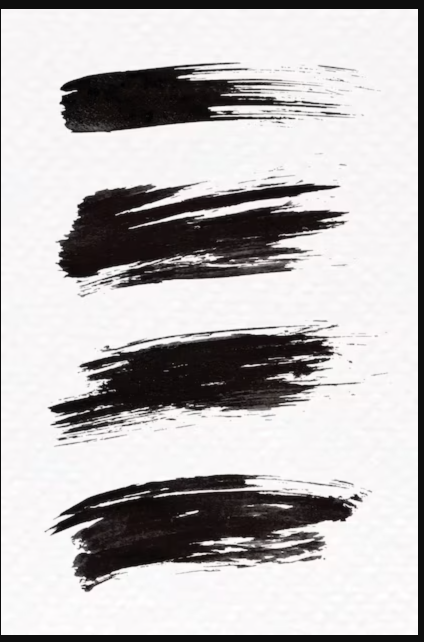
#> input picture tests/reference/ref_drybrush.png, 848 x 1284 px, found by its file name (shown at 1/2 size)
$ python metrics.py   (older library calls are emulated)
#> lines starting #> are read from the running program, lines starting #| are printed output that depends on the picture; after the words box and inside, x2 and y2 are one past the last pixel; in counts of white or black regions, pixels touching at a corner belong together
import numpy as np,cv2,json,sys,glob,os
from PIL import Image
def load_ref(path='/workspace/ref_drybrush.png'):
#> called with path = '/workspace/ref_drybrush.png'
    im=np.array(Image.open(path).convert('L')).astype(np.float32)
    im=im[14:-14,3:-14] # crop dark frame
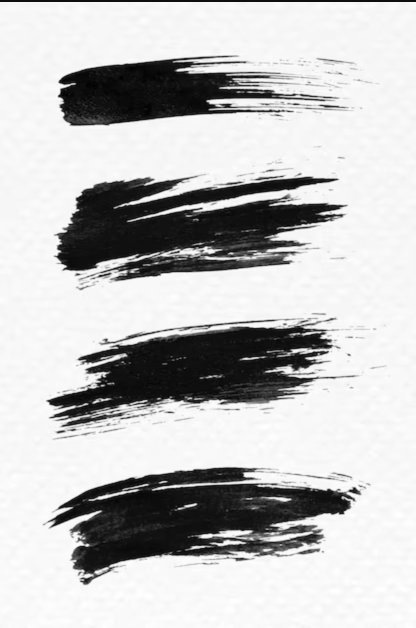
#> im: shape (1256, 831) float32 (shown at 1/2 size); min 0, max 255, mean 192.4
    paper=cv2.dilate(im,np.ones((81,81),np.uint8)); paper=cv2.GaussianBlur(paper,(0,0),20)
#> after `paper = cv2.dilate(im, np.ones((81, 81), np.uint8))`:
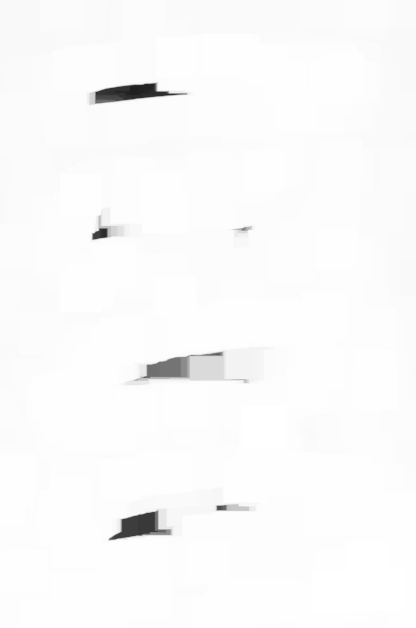
#> paper: shape (1256, 831) float32 (shown at 1/2 size); min 31, max 255, mean 250.5
#> after `paper = cv2.GaussianBlur(paper, (0, 0), 20)`:
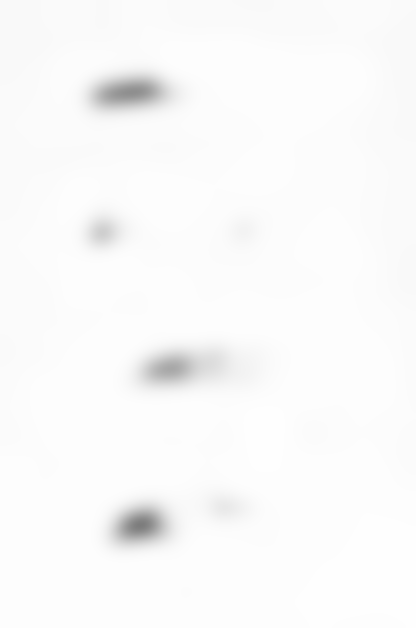
#> paper: shape (1256, 831) float32 (shown at 1/2 size); min 124.8, max 255, mean 250.5
    return np.clip(1-im/np.maximum(paper,1),0,1)
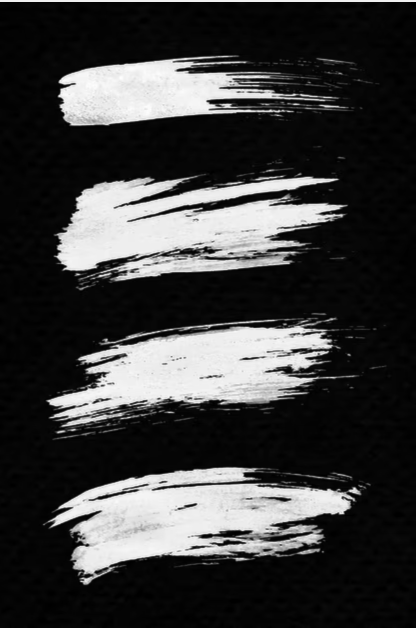
#> returned value: shape (1256, 831) float32 (shown at 1/2 size); min 0, max 1, mean 0.238
def load_layer(path):
    a=np.array(Image.open(path).convert('RGBA'))[...,3].astype(np.float32)/255
    return a
def split_strokes(A,n=None):
#> called with n = 4
    B=(A>0.3).astype(np.uint8)
    D=cv2.dilate(B,cv2.getStructuringElement(cv2.MORPH_ELLIPSE,(61,41)))
    k,lab,st,_=cv2.connectedComponentsWithStats(D)
    comps=sorted(range(1,k),key=lambda i:-st[i,4])
    comps=[c for c in comps if st[c,4]>3000][:n] if n else comps[:1]
    comps=sorted(comps,key=lambda c:st[c,1])
    out=[]
    for c in comps:
        m=(lab==c)
        ys,xs=np.nonzero(m&(B>0))
        pts=np.stack([xs,ys],1).astype(np.float32)
        mean=pts.mean(0);u,s,vt=np.linalg.svd(pts-mean,full_matrices=False);ang=np.degrees(np.arctan2(vt[0,1],vt[0,0]))
        if abs(ang)>90: ang-=180*np.sign(ang)
        x,y,w,h=st[c,:4];pad=60
        x0,y0=max(0,x-pad),max(0,y-pad);x1,y1=min(A.shape[1],x+w+pad),min(A.shape[0],y+h+pad)
        crop=A[y0:y1,x0:x1].copy()
        # remove neighbours not in this component's dilation (pad region could include other strokes)
        keep=cv2.dilate((lab[y0:y1,x0:x1]==c).astype(np.uint8),np.ones((121,121),np.uint8))>0
        crop=crop*keep
        H,W=crop.shape;M=cv2.getRotationMatrix2D((W/2,H/2),ang,1.0)
        cs=int(np.ceil(np.hypot(H,W)))
        M[0,2]+=(cs-W)/2;M[1,2]+=(cs-H)/2
        rot=cv2.warpAffine(crop,M,(cs,cs),flags=cv2.INTER_CUBIC)
        out.append((np.clip(rot,0,1),ang))
    return out
def runs(col):
    d=np.diff(np.concatenate([[0],col.astype(np.int8),[0]]));return np.nonzero(d==1)[0],np.nonzero(d==-1)[0]
def analyze(R):
    ink=(R>0.5).astype(np.uint8)
    closed=cv2.morphologyEx(ink,cv2.MORPH_CLOSE,cv2.getStructuringElement(cv2.MORPH_ELLIPSE,(15,9)))
    k,lab,st,_=cv2.connectedComponentsWithStats(closed)
    if k<2: return {}
    c=1+int(np.argmax(st[1:,4]));main=(lab==c)
    ys,xs=np.nonzero(main);x0,x1=xs.min(),xs.max();L=x1-x0+1
    ext=[]
    for x in range(x0,x1+1):
        yy=np.nonzero((R[:,x]>0.3)&(main[:,x]|True))[0]
        yy=yy[(yy>=ys.min()-5)&(yy<=ys.max()+5)]
        ext.append(yy.max()-yy.min()+1 if len(yy) else 0)
    ext=np.array(ext);Wd=float(np.median(ext[int(.2*L):int(.8*L)]))
    mid=range(x0+int(.2*L),x0+int(.8*L))
    nr=[];thick=[];gap=[]
    for x in mid:
        s,e=runs(R[:,x]>0.5)
        if len(s):
            nr.append(len(s));thick+=list(e-s);tot=e[-1]-s[0];gap.append(1-(e-s).sum()/max(tot,1))
    # anisotropy inside hull
    hull=cv2.dilate(main.astype(np.uint8),np.ones((9,9),np.uint8))>0
    gx=cv2.Sobel(R,cv2.CV_32F,1,0,ksize=3);gy=cv2.Sobel(R,cv2.CV_32F,0,1,ksize=3)
    aniso=float(np.mean(np.abs(gx[hull]))/max(np.mean(np.abs(gy[hull])),1e-6))
    cnts,_=cv2.findContours(main.astype(np.uint8),cv2.RETR_EXTERNAL,cv2.CHAIN_APPROX_NONE)
    cn=max(cnts,key=cv2.contourArea);per=cv2.arcLength(cn,True);hp=cv2.arcLength(cv2.convexHull(cn),True)
    # raw (unclosed) edge raggedness: contour of A>0.5 mask
    cr,_=cv2.findContours(ink,cv2.RETR_EXTERNAL,cv2.CHAIN_APPROX_NONE)
    rawper=sum(cv2.arcLength(q,True) for q in cr if cv2.contourArea(q)>20)
    # tail
    colink=(ink[:, :]>0).sum(0)
    cov=np.array([ (R[:,x]>0.5).sum() for x in range(R.shape[1])])
    body=[x for x in range(x0,x1+1) if cov[x]>=0.5*Wd]
    xe=max(body) if body else x1; xs0=min(body) if body else x0
    anyi=np.nonzero((R>0.15).any(0))[0]
    # only count ink inside vertical window around stroke
    yc=(ys.min()+ys.max())/2
    win=(R[int(max(0,yc-1.5*Wd)):int(yc+1.5*Wd)]>0.15).any(0);anyi=np.nonzero(win)[0]
    tail=(anyi.max()-xe)/Wd;head=(xs0-anyi.min())/Wd
    # flecks
    far=cv2.dilate(main.astype(np.uint8),np.ones((7,7),np.uint8))==0
    fl=((R>0.25)&far).astype(np.uint8);k2,l2,s2,_=cv2.connectedComponentsWithStats(fl,connectivity=8)
    nfl=0;nhair=0;farea=0
    for i in range(1,k2):
        if s2[i,4]<3:continue
        nfl+=1;farea+=s2[i,4]
        pts=np.stack(np.nonzero(l2==i)[::-1],1).astype(np.float32)
        (cx,cy),(w,h),a=cv2.minAreaRect(pts);lo,hi=min(w,h),max(w,h)
        if hi>=12 and hi/max(lo,1)>=5:nhair+=1
    # tone
    fill=cv2.morphologyEx(main.astype(np.uint8),cv2.MORPH_CLOSE,np.ones((15,15),np.uint8))>0
    tone=float(np.mean((R[fill]>0.1)&(R[fill]<0.9)))
    gf=float(np.mean(R[fill]<0.1)) # empty (paper-through) fraction inside hull
    q=int(.2*L);f_a=R[:,x0:x0+q][fill[:,x0:x0+q]].mean();l_a=R[:,x1-q:x1+1][fill[:,x1-q:x1+1]].mean()
    # taper
    t0=np.mean(ext[:int(.08*L)+1])/max(Wd,1);t1=np.mean(ext[-int(.08*L)-1:])/max(Wd,1)
    # periodicity
    p=np.array([R[:,x][hull[:,x]].mean() if hull[:,x].any() else 0 for x in range(x0+int(.1*L),x1-int(.1*L))]);p=p-p.mean();import scipy.ndimage as ndi;p=p-ndi.uniform_filter1d(p,61,mode='nearest')
    ac=np.correlate(p,p,'full')[len(p)-1:];ac=ac/max(ac[0],1e-9);lo=20;hi=min(len(p)//2,300)
    pk=float(ac[lo:hi].max()) if hi>lo else 0;lag=int(lo+np.argmax(ac[lo:hi])) if hi>lo else 0
    # 2D periodicity (along-x autocorr of whole interior, row-avg)
    return dict(L=int(L),W=Wd,streaks_med=float(np.median(nr)) if nr else 0,streaks_mean=float(np.mean(nr)) if nr else 0,run_thick_med=float(np.median(thick)) if thick else 0,gap_frac=float(np.mean(gap)) if gap else 0,
        aniso_gx_gy=aniso,perim_ratio_hull=float(per/hp),raw_perim_per_L=float(rawper/L),tail_len_W=float(tail),head_len_W=float(head),flecks=nfl,hairlines=nhair,fleck_area_frac=float(farea/max(fill.sum(),1)),
        midtone_frac=tone,empty_frac_in_hull=gf,dens_first20=float(f_a),dens_last20=float(l_a),dens_ratio_last_first=float(l_a/max(f_a,1e-6)),taper_start=float(t0),taper_end=float(t1),
        period_peak=pk,period_lag=lag,mean_alpha_hull=float(R[fill].mean()),ink_area_frac_hull=float((R[fill]>0.5).mean()))
if __name__=='__main__':
    ref=load_ref();ss=split_strokes(ref,4);res=[]
#> after `ss = split_strokes(ref, 4)`: ss = 4 items
    for i,(R,ang) in enumerate(ss):
        m=analyze(R);m['name']=f'ref{i+1}';m['tilt_deg']=float(ang);res.append(m);Image.fromarray((255-R*255).astype(np.uint8)).save(f'/workspace/sas_b4_out/data/ref_stroke{i+1}.png')
#> this loop made 4 passes
#> (ang, k in analyze, x0 in analyze, x1 in analyze, L in analyze, Wd in analyze, aniso in analyze, per in analyze) on passes 1 to 4: (-2.01, 15, 118, 666, 549, 116, 0.203, 2178), (-4.61, 7, 138, 727, 590, 185, 0.253, 3089.5), (-10.05, 24, 136, 721, 586, 162, 0.282, 2690.6), (-4.93, 14, 144, 769, 626, 169, 0.325, 2269.9)
#> pass 1, in analyze, `ink=(R>0.5).astype(np.uint8)`:
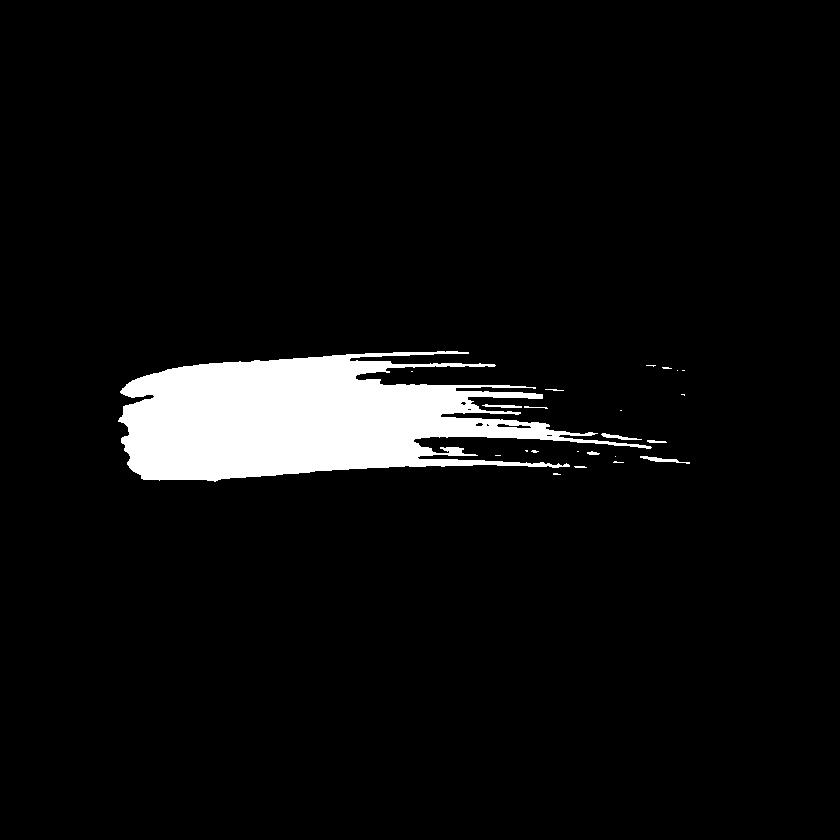
#> ink: shape (840, 840); values 0 (black) and 1 (white), 5.5% white; 23 white regions (14 under 20 px), largest, box (x1, y1, x2, y2) and area: (118, 351, 652, 482) 38521, (640, 456, 690, 464) 143, (601, 433, 642, 440) 111
#> pass 1, in analyze, `closed=cv2.morphologyEx(ink,cv2.MORPH_CLOSE,cv2.getStructuringElement(..`:
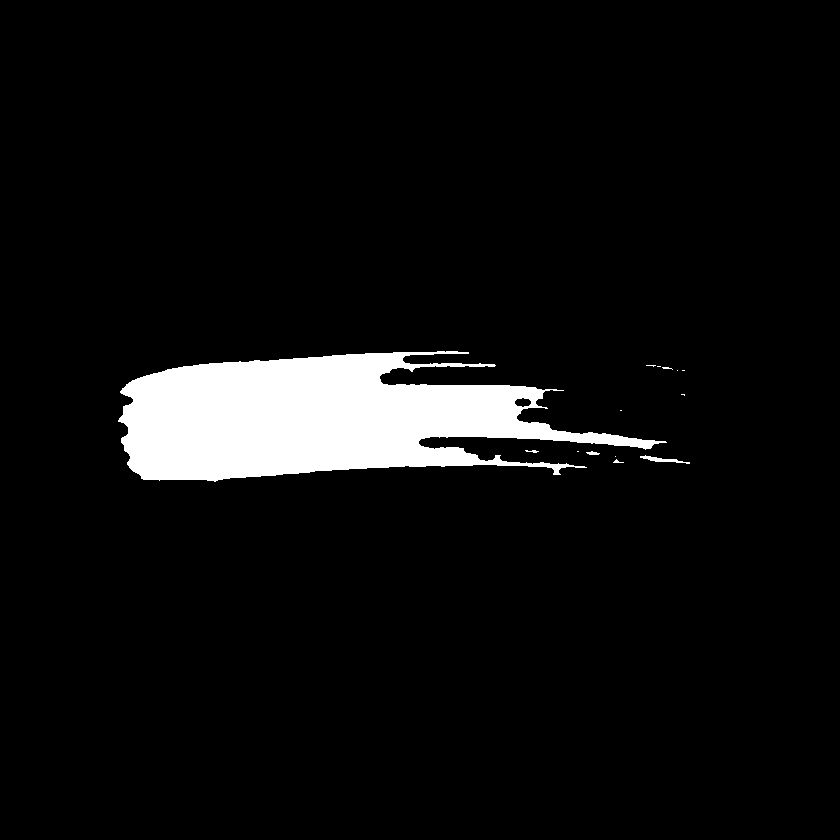
#> closed: shape (840, 840); values 0 (black) and 1 (white), 5.9% white; 14 white regions (9 under 20 px), largest, box (x1, y1, x2, y2) and area: (118, 351, 667, 482) 41703, (640, 455, 690, 464) 151, (586, 451, 600, 455) 36, (525, 450, 539, 453) 24, (613, 459, 624, 463) 20
#> pass 1, in analyze, `k,lab,st,_=cv2.connectedComponentsWithStats(closed)`:
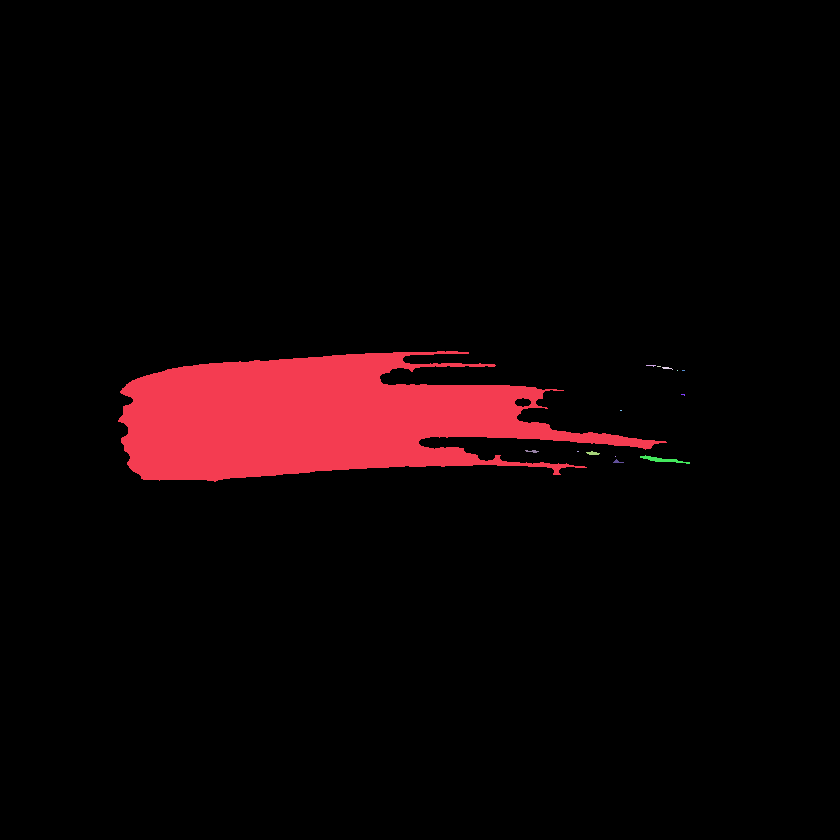
#> lab: shape (840, 840) int32; 15 distinct labels, from 0 to 14; one colour per label, 0 black
#> after the loop, res = 4 items
    json.dump(res,open('/workspace/sas_b4_out/data/metrics_ref.json','w'),indent=1)
    keys=[k for k in res[0] if k!='name']
#> keys = 26 items, first 6: 'L', 'W', 'streaks_med', 'streaks_mean', 'run_thick_med', 'gap_frac'
    for k in keys:print(f'{k:24s}',' '.join(f'{r[k]:9.3f}' for r in res))
#> this loop made 26 passes
#> k on passes 1 to 12: 'L', 'W', 'streaks_med', 'streaks_mean', 'run_thick_med', 'gap_frac', 'aniso_gx_gy', 'perim_ratio_hull', 'raw_perim_per_L', 'tail_len_W', 'head_len_W', 'flecks'
#| L                          549.000   590.000   586.000   626.000
#| W                          116.000   185.000   162.000   169.000
#| streaks_med                  3.000     5.000     3.000     4.000
#| streaks_mean                 3.652     5.203     3.601     3.981
#| run_thick_med                5.000    21.000     6.000    19.000
#| gap_frac                     0.258     0.193     0.122     0.124
#| aniso_gx_gy                  0.203     0.253     0.282     0.325
#| perim_ratio_hull             1.820     2.256     1.998     1.601
#> (further printed lines are left out)

$ run again, with tests/reference/dry-reference-v153.png copied over tests/reference/ref_drybrush.png
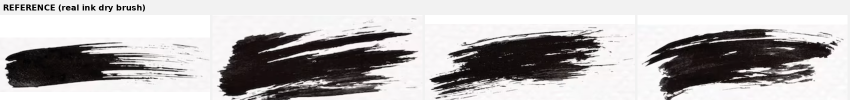
#> input picture tests/reference/dry-reference-v153.png, 1700 x 200 px, found by its file name (shown at 1/2 size)
#> in load_ref, `return np.clip(1-im/np.maximum(paper,1),0,1)`:
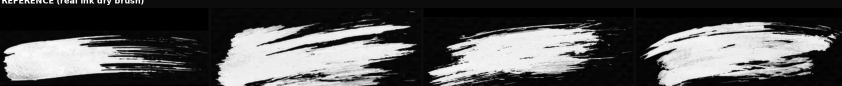
#> returned value: shape (172, 1683) float32 (shown at 1/2 size); min 0, max 1, mean 0.334
#> ss = 2 items
#> the loop `for i,(R,ang) in enumerate(ss):` made 2 passes
#> (ang, k in analyze, c in analyze, x0 in analyze, x1 in analyze, L in analyze, Wd in analyze, aniso in analyze) on passes 1 to 2: (0.0861, 5, 1, 10, 291, 282, 6, 1.06), (-0.753, 27, 3, 437, 836, 400, 118, 0.263)
#> pass 1, in analyze, `main = lab == c`:
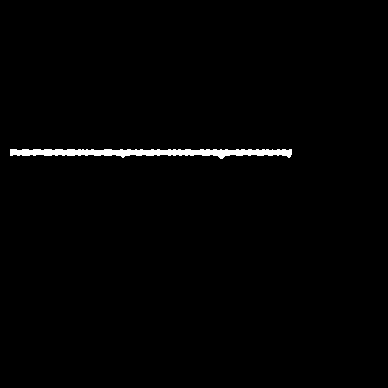
#> main: shape (388, 388) bool; 1.2% white; 1 white region, box (x1, y1, x2, y2) and area: (10, 149, 292, 159) 1747
#> keys = 26 items, first 6: 'L', 'W', 'streaks_med', 'streaks_mean', 'run_thick_med', 'gap_frac'
#> the loop `for k in keys:print(f'{k:24s}',' '.join(f'{r[k]:9.3f}' for r in res))` made 26 passes
#> k on passes 1 to 8: 'L', 'W', 'streaks_med', 'streaks_mean', 'run_thick_med', 'gap_frac', 'aniso_gx_gy', 'perim_ratio_hull'
#> (printed output is left out)
